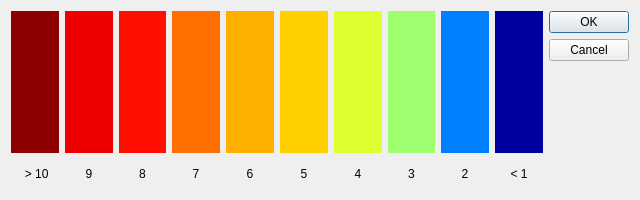
<?xml version="1.0" encoding="UTF-8"?>
<ui version="4.0">
 <class>NewRegend</class>
 <widget class="QDialog" name="NewRegend">
  <property name="geometry">
   <rect>
    <x>0</x>
    <y>0</y>
    <width>640</width>
    <height>200</height>
   </rect>
  </property>
  <property name="windowTitle">
   <string>Dialog</string>
  </property>
  <layout class="QHBoxLayout" name="horizontalLayout">
   <item>
    <layout class="QGridLayout" name="gridLayout">
     <item row="0" column="2">
      <widget class="QLabel" name="label_3">
       <property name="styleSheet">
        <string notr="true">background-color: rgb(255, 15, 0);</string>
       </property>
       <property name="text">
        <string>          </string>
       </property>
      </widget>
     </item>
     <item row="0" column="4">
      <widget class="QLabel" name="label_5">
       <property name="styleSheet">
        <string notr="true">background-color: rgb(255, 175, 0);</string>
       </property>
       <property name="text">
        <string>          </string>
       </property>
      </widget>
     </item>
     <item row="0" column="6">
      <widget class="QLabel" name="label_7">
       <property name="styleSheet">
        <string notr="true">background-color: rgb(223, 255, 48);</string>
       </property>
       <property name="text">
        <string>           </string>
       </property>
      </widget>
     </item>
     <item row="0" column="5">
      <widget class="QLabel" name="label_6">
       <property name="styleSheet">
        <string notr="true">background-color: rgb(255, 207, 0);</string>
       </property>
       <property name="text">
        <string>          </string>
       </property>
      </widget>
     </item>
     <item row="0" column="1">
      <widget class="QLabel" name="label_2">
       <property name="styleSheet">
        <string notr="true">background-color: rgb(239, 0, 0);</string>
       </property>
       <property name="text">
        <string>          </string>
       </property>
      </widget>
     </item>
     <item row="0" column="8">
      <widget class="QLabel" name="label_9">
       <property name="styleSheet">
        <string notr="true">background-color: rgb(0, 127, 255);</string>
       </property>
       <property name="text">
        <string>           </string>
       </property>
      </widget>
     </item>
     <item row="0" column="0">
      <widget class="QLabel" name="label">
       <property name="styleSheet">
        <string notr="true">background-color: rgb(143, 0, 0)</string>
       </property>
       <property name="text">
        <string>          </string>
       </property>
      </widget>
     </item>
     <item row="0" column="9">
      <widget class="QLabel" name="label_10">
       <property name="styleSheet">
        <string notr="true">background-color: rgb(0, 0, 159);</string>
       </property>
       <property name="text">
        <string>          </string>
       </property>
      </widget>
     </item>
     <item row="0" column="3">
      <widget class="QLabel" name="label_4">
       <property name="styleSheet">
        <string notr="true">background-color: rgb(255, 111, 0);</string>
       </property>
       <property name="text">
        <string>          </string>
       </property>
      </widget>
     </item>
     <item row="0" column="7">
      <widget class="QLabel" name="label_8">
       <property name="styleSheet">
        <string notr="true">background-color: rgb(159, 255, 111);</string>
       </property>
       <property name="text">
        <string>           </string>
       </property>
      </widget>
     </item>
     <item row="1" column="0">
      <widget class="QLabel" name="label_11">
       <property name="maximumSize">
        <size>
         <width>16777215</width>
         <height>30</height>
        </size>
       </property>
       <property name="text">
        <string> &gt; 10</string>
       </property>
       <property name="alignment">
        <set>Qt::AlignCenter</set>
       </property>
      </widget>
     </item>
     <item row="1" column="1">
      <widget class="QLabel" name="label_12">
       <property name="maximumSize">
        <size>
         <width>16777215</width>
         <height>30</height>
        </size>
       </property>
       <property name="text">
        <string>9</string>
       </property>
       <property name="alignment">
        <set>Qt::AlignCenter</set>
       </property>
      </widget>
     </item>
     <item row="1" column="2">
      <widget class="QLabel" name="label_13">
       <property name="maximumSize">
        <size>
         <width>16777215</width>
         <height>30</height>
        </size>
       </property>
       <property name="text">
        <string>8</string>
       </property>
       <property name="alignment">
        <set>Qt::AlignCenter</set>
       </property>
      </widget>
     </item>
     <item row="1" column="3">
      <widget class="QLabel" name="label_14">
       <property name="maximumSize">
        <size>
         <width>16777215</width>
         <height>30</height>
        </size>
       </property>
       <property name="text">
        <string>7</string>
       </property>
       <property name="alignment">
        <set>Qt::AlignCenter</set>
       </property>
      </widget>
     </item>
     <item row="1" column="4">
      <widget class="QLabel" name="label_15">
       <property name="maximumSize">
        <size>
         <width>16777215</width>
         <height>30</height>
        </size>
       </property>
       <property name="text">
        <string>6</string>
       </property>
       <property name="alignment">
        <set>Qt::AlignCenter</set>
       </property>
      </widget>
     </item>
     <item row="1" column="5">
      <widget class="QLabel" name="label_16">
       <property name="maximumSize">
        <size>
         <width>16777215</width>
         <height>30</height>
        </size>
       </property>
       <property name="text">
        <string>5</string>
       </property>
       <property name="alignment">
        <set>Qt::AlignCenter</set>
       </property>
      </widget>
     </item>
     <item row="1" column="6">
      <widget class="QLabel" name="label_17">
       <property name="maximumSize">
        <size>
         <width>16777215</width>
         <height>30</height>
        </size>
       </property>
       <property name="text">
        <string>4</string>
       </property>
       <property name="alignment">
        <set>Qt::AlignCenter</set>
       </property>
      </widget>
     </item>
     <item row="1" column="7">
      <widget class="QLabel" name="label_18">
       <property name="maximumSize">
        <size>
         <width>16777215</width>
         <height>30</height>
        </size>
       </property>
       <property name="text">
        <string>3</string>
       </property>
       <property name="alignment">
        <set>Qt::AlignCenter</set>
       </property>
      </widget>
     </item>
     <item row="1" column="8">
      <widget class="QLabel" name="label_19">
       <property name="maximumSize">
        <size>
         <width>16777215</width>
         <height>30</height>
        </size>
       </property>
       <property name="text">
        <string>2</string>
       </property>
       <property name="alignment">
        <set>Qt::AlignCenter</set>
       </property>
      </widget>
     </item>
     <item row="1" column="9">
      <widget class="QLabel" name="label_20">
       <property name="maximumSize">
        <size>
         <width>16777215</width>
         <height>30</height>
        </size>
       </property>
       <property name="text">
        <string>&lt; 1</string>
       </property>
       <property name="alignment">
        <set>Qt::AlignCenter</set>
       </property>
      </widget>
     </item>
    </layout>
   </item>
   <item>
    <widget class="QDialogButtonBox" name="buttonBox">
     <property name="orientation">
      <enum>Qt::Vertical</enum>
     </property>
     <property name="standardButtons">
      <set>QDialogButtonBox::Cancel|QDialogButtonBox::Ok</set>
     </property>
    </widget>
   </item>
  </layout>
 </widget>
 <resources/>
 <connections>
  <connection>
   <sender>buttonBox</sender>
   <signal>accepted()</signal>
   <receiver>NewRegend</receiver>
   <slot>accept()</slot>
   <hints>
    <hint type="sourcelabel">
     <x>248</x>
     <y>254</y>
    </hint>
    <hint type="destinationlabel">
     <x>157</x>
     <y>274</y>
    </hint>
   </hints>
  </connection>
  <connection>
   <sender>buttonBox</sender>
   <signal>rejected()</signal>
   <receiver>NewRegend</receiver>
   <slot>reject()</slot>
   <hints>
    <hint type="sourcelabel">
     <x>316</x>
     <y>260</y>
    </hint>
    <hint type="destinationlabel">
     <x>286</x>
     <y>274</y>
    </hint>
   </hints>
  </connection>
 </connections>
</ui>
